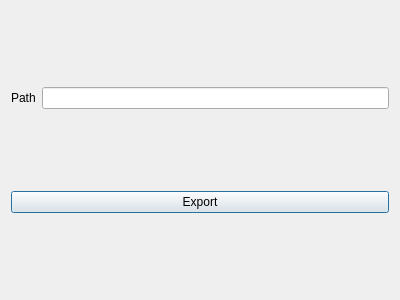
<?xml version="1.0" encoding="UTF-8"?>
<ui version="4.0">
 <class>ExportWindow</class>
 <widget class="QDialog" name="ExportWindow">
  <property name="geometry">
   <rect>
    <x>0</x>
    <y>0</y>
    <width>400</width>
    <height>300</height>
   </rect>
  </property>
  <property name="windowTitle">
   <string>Dialog</string>
  </property>
  <layout class="QVBoxLayout" name="verticalLayout">
   <item>
    <layout class="QHBoxLayout" name="horizontalLayout">
     <item>
      <widget class="QLabel" name="label">
       <property name="text">
        <string>Path</string>
       </property>
      </widget>
     </item>
     <item>
      <widget class="QLineEdit" name="lineEdit"/>
     </item>
    </layout>
   </item>
   <item>
    <widget class="QPushButton" name="pushButton">
     <property name="text">
      <string>Export</string>
     </property>
    </widget>
   </item>
  </layout>
 </widget>
 <resources/>
 <connections/>
</ui>
